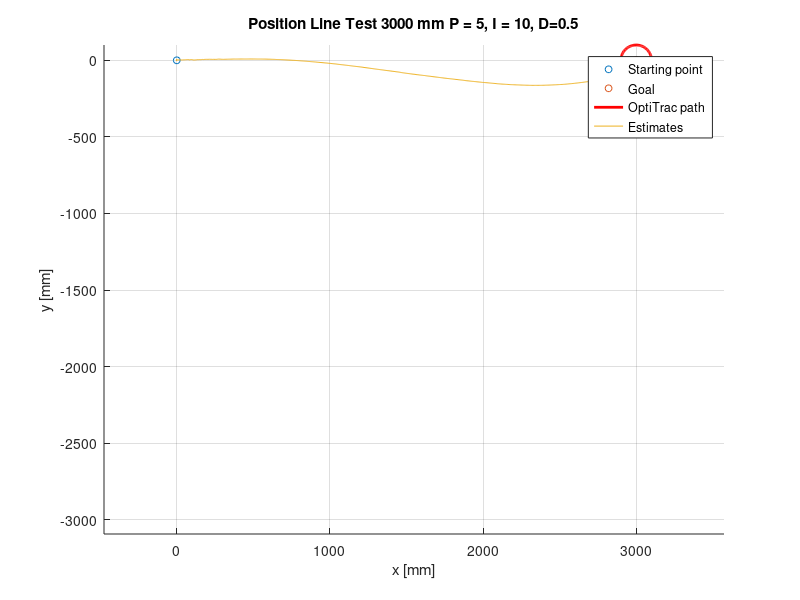

Source code (MATLAB):
fileID = fopen('motive_P20_I10_D05.txt','r');
fileID2 =fopen('estimates_P20_I10_D05.txt');


axis equal
tline=fgetl(fileID);
%headers = strsplit(tline,','); kan brukes for å fjerne headers (fjerner
%første linje

formatSpec = '%f%f%f%f%f%f%f%f';
formatSpec2 = '%f%f';

datacell = textscan(fileID,formatSpec,'Delimiter',',');
datacell2 = textscan(fileID2,formatSpec2);

time = datacell{2};
X = datacell{6};
Z = datacell{7};
Y = datacell{8};

X2 = datacell2{1};
Y2 = datacell2{2};

figure(1);
hold on;
motiveOffsetX =1585.7;
motiveOffsetY =-171;
plot(0,0,'o','MarkerSize',5);
plot(3000,0,'o','MarkerSize',5);
radius = 100;
viscircles([3000, 0], radius);
plot(X+motiveOffsetX,Y+motiveOffsetY);
plot(X2,-Y2);

grid on;
title('Position Line Test 3000 mm P = 5, I = 10, D=0.5');
xlabel('x [mm]');
ylabel('y [mm]');
legend('Starting point','Goal','OptiTrac path','Estimates');
hold off;
